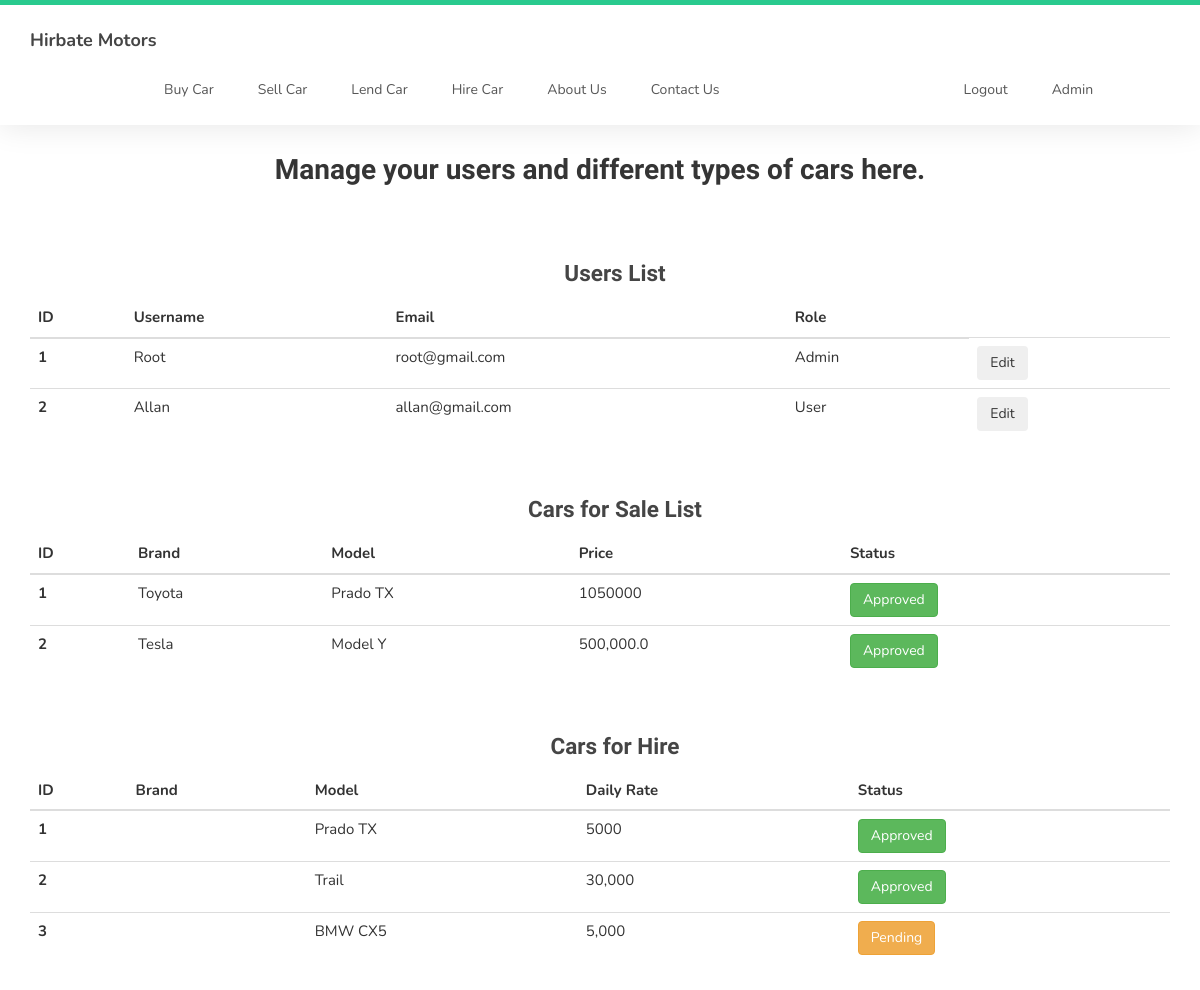
Page /admin (signed in) on the earlier database version.
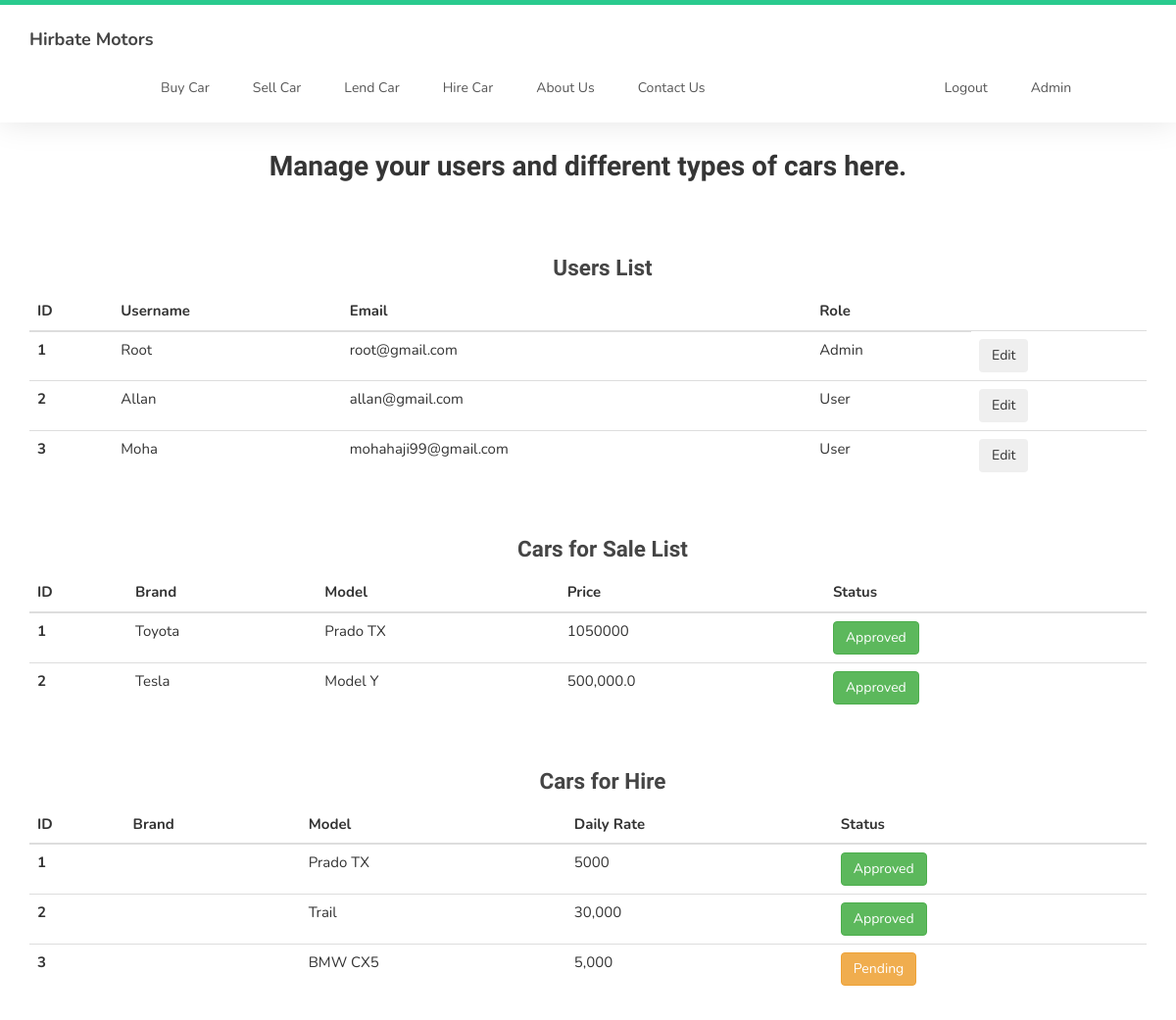
Same page on the later database version.
### car_dealer/models.py (models this page shows, shortened)
class User(db.Model, UserMixin):
    id = db.Column(db.Integer, primary_key=True)
    username = db.Column(db.String(20), unique=True, nullable=False)
    email = db.Column(db.String(80), unique=True, nullable=False)
    password = db.Column(db.String(120), nullable=False)
    date_added = db.Column(db.DateTime, default=datetime.utcnow())
    is_admin = db.Column(db.Boolean, nullable=False, default=False)
    sale_reference = db.relationship('Car', backref='Owner', lazy=True)
    hire_reference = db.relationship('LendCar', backref='Owner', lazy=True)

class Car(db.Model):
    id = db.Column(db.Integer, primary_key=True)
    condition = db.Column(db.String, nullable=False)
    make = db.Column(db.String(50), nullable=False)
    mileage = db.Column(db.Integer, nullable=False)
    price = db.Column(db.Integer, nullable=False)
    model = db.Column(db.String(50), nullable=False)
    fuel = db.Column(db.String, nullable=False)
    seats = db.Column(db.Integer, nullable=False)
    mfg_year = db.Column(db.Integer, nullable=False)
    engine_size = db.Column(db.Integer, nullable=False)
    description = db.Column(db.Text, nullable=False)
    photo = db.Column(db.String(60), nullable=False)
    is_approved = db.Column(db.Boolean, nullable=False, default=False)
    user_id = db.Column(db.Integer, db.ForeignKey('user.id'), nullable=False)

class LendCar(db.Model):
    id = db.Column(db.Integer, primary_key=True)
    brand = db.Column(db.String(40), nullable=False)
    model = db.Column(db.String(40), nullable=False)
    daily_rate = db.Column(db.Integer, nullable=False)
    fuel = db.Column(db.String, nullable=False)
    seats = db.Column(db.Integer, nullable=False)
    description = db.Column(db.Text, nullable=False)
    is_approved = db.Column(db.Boolean, nullable=False, default=False)
    photo = db.Column(db.String, nullable=False)
    user_id = db.Column(db.Integer, db.ForeignKey('user.id'), nullable=False)

### car_dealer/routes.py (the view)
@app.route('/admin', methods=['GET', 'POST'])
@login_required
def admin():
    if current_user.is_admin:
        users = User.query.all()
        cars_for_sale = Car.query.all()
        cars_for_hire = LendCar.query.all()
        return render_template('admin.html', title='Account Page', users=users, cars_for_sale=cars_for_sale,
                               cars_for_hire=cars_for_hire)
    else:
        abort(404)

### car_dealer/models.py (called while the page is built)
@login_manager.user_loader
def load_user(user_id):
    return User.query.get(int(user_id))

### car_dealer/templates/admin.html
{% extends 'layout.html' %}
{% block content %}
    <div class="container" style="margin-top: 2rem; font-family: Helvetica, Arial, sans-serif; text-align: center">
        <h2>Manage your users and different types of cars here.</h2>
    </div>
    <div class="row" id="AdminTables">
        <div class="col-md-12 mt-4 mb-4">
            <div class="container" style="text-align: center">
                <h3>Users List</h3>
            </div>
            <table class="table table-dark">
              <thead>
                <tr>
                  <th scope="col">ID</th>
                  <th scope="col">Username</th>
                  <th scope="col">Email</th>
                  <th scope="col">Role</th>
                </tr>
              </thead>
              <tbody>
                {% for user in users %}
                    <tr>
                      <th scope="row">{{ user.id }}</th>
                      <td>{{ user.username }}</td>
                      <td>{{ user.email }}</td>
                      {% if user.is_admin %}
                          <td>Admin</td>
                      {% else %}
                          <td>User</td>
                      {% endif %}
                      <td><button type="button" class="btn btn-secondary">Edit</button></td>
                    </tr>
                {% endfor %}
              </tbody>
            </table>
        </div>
        <div class="col-md-12 mt-4 mb-4">
            <div class="container" style="text-align: center">
                <h3>Cars for Sale List</h3>
            </div>
            <table class="table table-dark">
              <thead>
                <tr>
                  <th scope="col">ID</th>
                  <th scope="col">Brand</th>
                  <th scope="col">Model</th>
                  <th scope="col">Price</th>
                  <th scope="col">Status</th>
                </tr>
              </thead>
              <tbody>
                {% for car in cars_for_sale %}
                    <tr>
                      <th scope="row">{{ car.id }}</th>
                      <td>{{ car.make }}</td>
                      <td>{{ car.model }}</td>
                      <td>{{ car.price }}</td>
                      {% if car.is_approved %}
                            <td><a href="{{ url_for('car_sales_info', car_id=car.id)}}"><button type="button" class="btn btn-success">Approved</button></a></td>
                      {% else %}
                            <td><a href="{{ url_for('car_sales_info', car_id=car.id)}}"><button type="button" class="btn btn-warning">Pending</button></a></td>
                      {% endif %}
                    </tr>
                {% endfor %}
              </tbody>
            </table>
        </div>
        <div class="col-md-12 mt-4 mb-4">
            <div class="container" style="text-align: center">
                <h3>Cars for Hire</h3>
            </div>
            <table class="table table-dark">
              <thead>
                <tr>
                  <th scope="col">ID</th>
                  <th scope="col">Brand</th>
                  <th scope="col">Model</th>
                  <th scope="col">Daily Rate</th>
                  <th scope="col">Status</th>
                </tr>
              </thead>
              <tbody>
                {% for car in cars_for_hire %}
                    <tr>
                      <th scope="row">{{ car.id }}</th>
                      <td>{{ car.make }}</td>
                      <td>{{ car.model }}</td>
                      <td>{{ car.daily_rate }}</td>
                      {% if car.is_approved %}
                            <td><a href="{{ url_for('car_hire_info', car_id=car.id)}}"><button type="button" class="btn btn-success">Approved</button></a></td>
                      {% else %}
                            <td><a href="{{ url_for('car_hire_info', car_id=car.id)}}"><button type="button" class="btn btn-warning">Pending</button></a></td>
                      {% endif %}
                    </tr>
                {% endfor %}
              </tbody>
            </table>
        </div>
    </div>
{% endblock %}

### car_dealer/templates/layout.html (shortened to what this page needs)
<!DOCTYPE html>
<html lang="en">
<head>
     <link rel="stylesheet" href="../static/css/bootstrap.min.css">
     <link rel="stylesheet" href="../static/css/font-awesome.min.css">
     <link rel="stylesheet" href="../static/css/owl.carousel.css">
     <link rel="stylesheet" href="../static/css/owl.theme.default.min.css">
     <link rel="stylesheet" href="../static/css/style.css">
</head>
<body>
     <nav id="top" data-spy="scroll" data-target=".navbar-collapse" data-offset="50">
          <section class="navbar custom-navbar navbar-fixed-top" role="navigation">
               <div class="container">
                    <div class="navbar-header">
                         <a class="navbar-brand" href="{{ url_for ('home') }}"> Hirbate Motors</a>
                    </div>
                    <div class="collapse navbar-collapse">
                         <ul class="nav navbar-nav navbar-nav-first">
                              <li><a href="{{url_for('buy_car')}}">Buy Car</a></li>
                              <li><a href="{{ url_for ('sell_car') }}">Sell Car</a></li>
                              <li><a href="{{ url_for ('lend_car') }}">Lend Car</a></li>
                              <li><a href="{{ url_for ('hire_car') }}">Hire Car</a></li>
                              <li><a href="{{url_for ('about')}}">About Us</a></li>
                              <li><a href="{{ url_for ('contact_us') }}">Contact Us</a></li>
                              {% if current_user.is_authenticated %}
                                   <li><a class="ms-auto" style="margin-left: 200px;" href="{{ url_for ('logout') }}">Logout</a></li>
                                   {% if current_user.is_admin %}
                                        <li><a class="ms-auto" href="{{ url_for ('admin') }}">Admin</a></li>
                                   {% endif %}
                              {% else %}
                                   <li><a class="ms-auto" style="margin-left: 200px;" href="{{ url_for ('register') }}">Register</a></li>
                                   <li><a class="ms-auto" href="{{ url_for ('login') }}">Login</a></li>
                              {% endif %}
                         </ul>
                    </div>
               </div>
          </section>
     </nav>
     {% block content %}
     {% endblock content %}
</body>
</html>

### car_dealer/static/css/style.css (style rules this page uses)
body { background: #ffffff; font-family: 'Nunito', sans-serif; overflow-x: hidden; padding-top: 10px; }
h1,h2,h3,h4,h5,h6 { font-family: 'Muli', sans-serif; font-weight: bold; line-height: inherit; }
h2 { color: #353535; font-size: 2em; padding-bottom: 10px; }
h3 { font-size: 1.5em; }
h3, h3 a { color: #454545; }
html { -webkit-font-smoothing: antialiased; }
a { color: #252525; -webkit-transition: 0.5s; transition: 0.5s; text-decoration: none !important; }
a, input, button, .form-control { -webkit-transition: 0.5s; transition: 0.5s; }
section { position: relative; padding: 5px 0; }
.custom-navbar { background: #ffffff; border-top: 5px solid #29ca8e; border-bottom: 0; -webkit-box-shadow: 0 1px 30px rgba(0, 0, 0, 0.1); -moz-box-shadow: 0 1px 30px rgba(0, 0, 0, 0.1); box-shadow: 0 1px 30px rgba(0, 0, 0, 0.1); padding: 12px 0; margin-bottom: 0; padding: 0; }
.custom-navbar .navbar-brand { color: #454545; font-size: 18px; font-weight: bold; line-height: 40px; }
.custom-navbar .navbar-nav.navbar-nav-first { margin-left: 8em; }
.custom-navbar .nav li a { line-height: 40px; color: #575757; padding-right: 22px; padding-left: 22px; }
section, .section-background .item, .section-background .courses-thumb, .section-background .team-thumb, main > section:nth-child(even) .item, main > section:nth-child(even) .courses-thumb, main > section:nth-child(even) .team-thumb, main > section { background: #fff; }
.col-md-12 { margin-top: 0.7rem; margin-bottom: 0.7rem; }
#AdminTables { margin-top: 20px; margin-left: 15px; margin-right: 15px; font-size: 15px; }

Differences in the rows shown:
added User: id "3", username "Moha", email "mohahaji99@gmail.com", is_admin "User"
